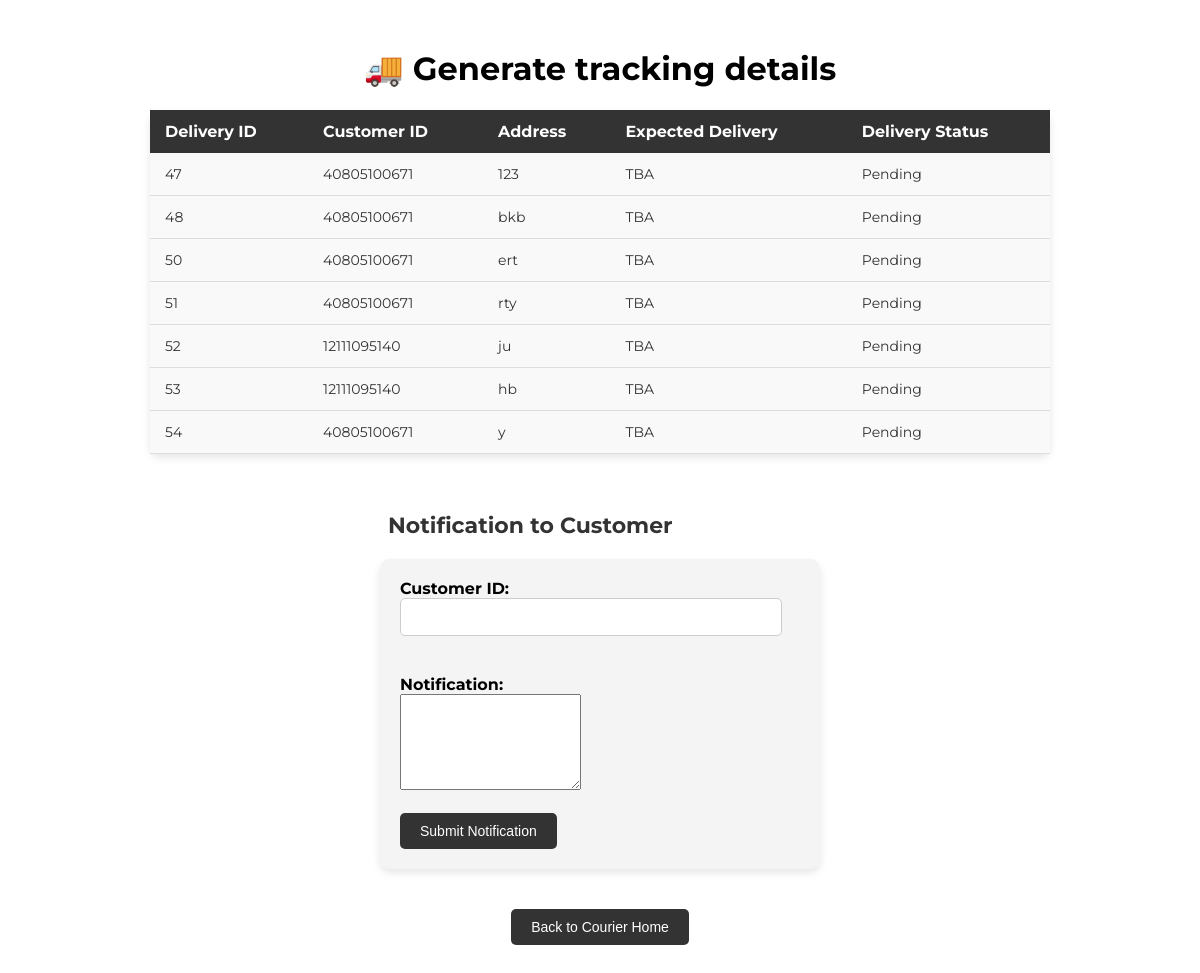
The page /gtracking on the database as committed earlier.
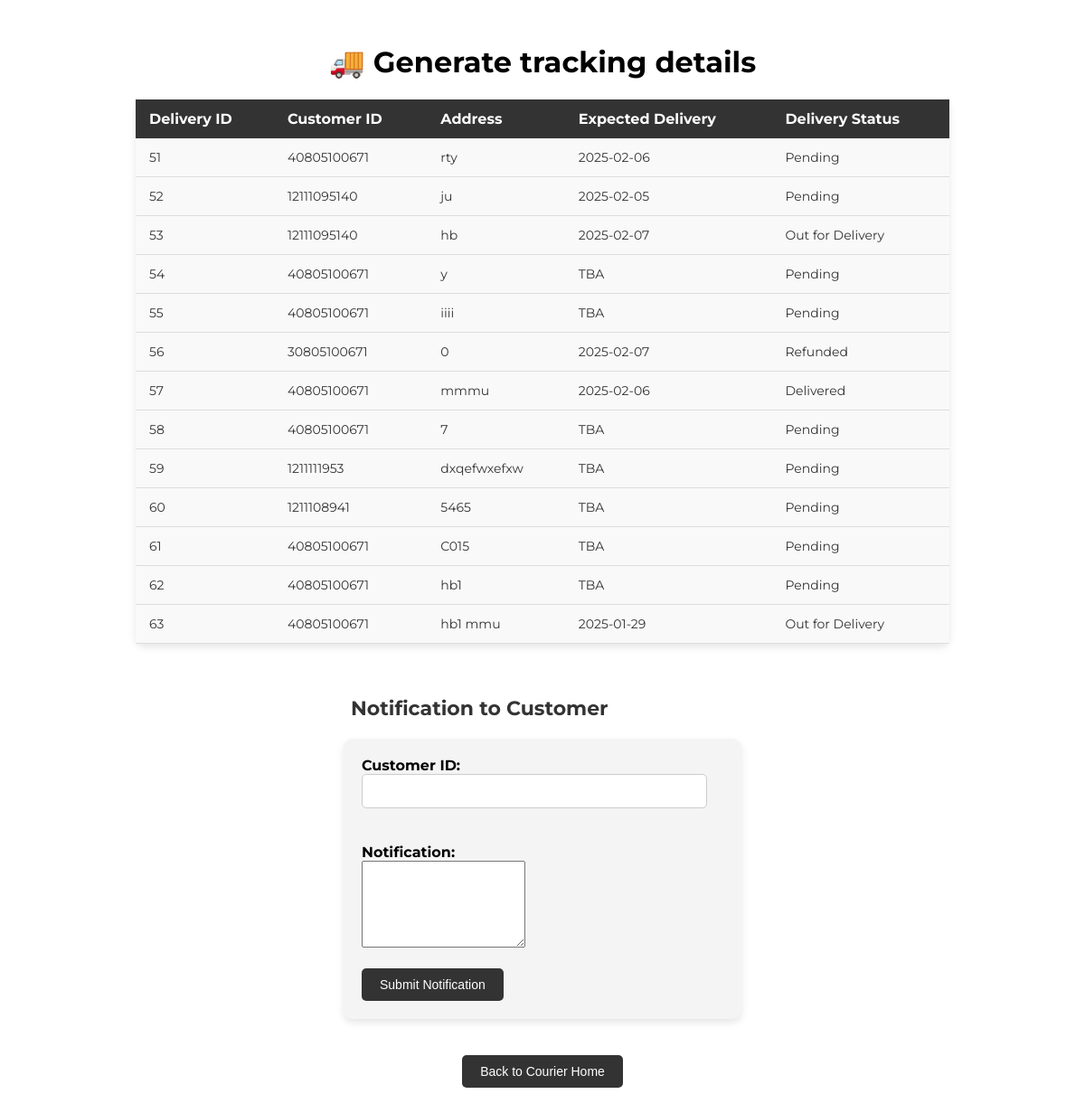
The same page on the database as committed later.
### main.py (models this page shows)
class Delivery(db.Model):
    id = db.Column(db.Integer, primary_key=True)
    customer_id = db.Column(db.Integer, db.ForeignKey('customer.id'), nullable=False)  # Link to customer
    delivery_status = db.Column(db.String(50), default="Pending")
    expected_delivery_date = db.Column(db.String(50), nullable=False)
    address = db.Column(db.String(255), nullable=False)
    customer = db.relationship('customer', backref=db.backref('deliveries', lazy=True))

### main.py (the view)
@tandtweb.route('/gtracking', methods=['GET', 'POST'])
def gtracking():
    if request.method == 'POST':
        content = request.form.get('content')
        customer_id = request.form.get('customer_id')
        new_noti = Notification(customer_id=customer_id, content=content)
        db.session.add(new_noti)
        db.session.commit()
    delivery_list = Delivery.query.all()
    return render_template('gtracking.html', delivery_list=delivery_list)

### templates/gtracking.html (shortened to what this page needs)
<!DOCTYPE html>
<html lang="en">
<head>
    <link rel="stylesheet" href="/static/gtracking.css">
</head>
<body>
    <h1>🚚 Generate tracking details</h1>
    <table>
        <thead>
            <tr>
                <th>Delivery ID</th>
                <th>Customer ID</th>
                <th>Address</th>
                <th>Expected Delivery</th>
                <th>Delivery Status</th>
            </tr>
        </thead>
        <tbody>
            {% for delivery in delivery_list %}
            <tr>
                <td>{{ delivery.id }}</td>
                <td>{{ delivery.customer_id }}</td>
                <td>{{ delivery.address }}</td>
                <td>{{ delivery.expected_delivery_date }}</td>
                <td>{{ delivery.delivery_status }}</td>
            </tr>
            {% endfor %}
        </tbody>
    </table>
    <div class="main-container">
        <h2>  Notification to Customer</h2>
        <form action="/gtracking" method="post">
            <label for="customer_id">Customer ID:</label>
            <input name="customer_id" id="customer_id" required><br><br>
            <label for="content">Notification:</label><br>
            <textarea name="content" id="content" rows="6" required></textarea><br><br>
            <button type="submit">Submit Notification</button>
        </form>
    </div>
    <button type="button" onclick="window.location.href='/courierhome'">Back to Courier Home</button>
</body>
</html>

### static/gtracking.css (style rules this page uses)
body { font-family: 'Montserrat', sans-serif; background-color: #ffffff; display: flex; flex-direction: column; align-items: center; height: auto; padding: 20px; }
h2 { font-size: 22px; font-weight: bold; margin-bottom: 20px; color: #333; width: 53%; }
table { width: 100%; max-width: 900px; border-collapse: collapse; margin-bottom: 40px; background-color: #fff; box-shadow: 0 4px 8px rgba(0, 0, 0, 0.1); border-radius: 10px; }
th, td { padding: 12px 15px; text-align: left; }
th { background-color: #333; color: white; font-weight: bold; }
td { background-color: #f9f9f9; color: #333; font-size: 14px; border-bottom: 1px solid #ddd; }
.main-container { display: flex; flex-direction: column; align-items: center; width: 100%; max-width: 800px; margin-bottom: 40px; }
form { background-color: #f4f4f4; padding: 20px; width: 100%; max-width: 400px; border-radius: 10px; box-shadow: 0 4px 8px rgba(0, 0, 0, 0.1); }
form label { font-size: 16px; font-weight: bold; margin-bottom: 5px; }
form input { width: 90%; padding: 10px; margin-bottom: 20px; border-radius: 5px; border: 1px solid #ccc; font-size: 14px; background-color: #ffffff; }
button { background-color: #333; color: white; border: none; padding: 10px 20px; border-radius: 5px; font-size: 14px; cursor: pointer; width: 100%; max-width: fit-content; }

Rows that differ between the two databases and show on the page:
removed Delivery: id "47", customer_id "40805100671", address "123", expected_delivery_date "TBA", delivery_status "Pending"
removed Delivery: id "48", customer_id "40805100671", address "bkb", expected_delivery_date "TBA", delivery_status "Pending"
removed Delivery: id "50", customer_id "40805100671", address "ert", expected_delivery_date "TBA", delivery_status "Pending"
changed Delivery "rty": expected_delivery_date "TBA" → "2025-02-06"
changed Delivery "ju": expected_delivery_date "TBA" → "2025-02-05"
changed Delivery "hb": expected_delivery_date "TBA" → "2025-02-07"; delivery_status "Pending" → "Out for Delivery"
added Delivery: id "55", customer_id "40805100671", address "iiii", expected_delivery_date "TBA", delivery_status "Pending"
added Delivery: id "56", customer_id "30805100671", address "0", expected_delivery_date "2025-02-07", delivery_status "Refunded"
added Delivery: id "57", customer_id "40805100671", address "mmmu", expected_delivery_date "2025-02-06", delivery_status "Delivered"
added Delivery: id "58", customer_id "40805100671", address "7", expected_delivery_date "TBA", delivery_status "Pending"
added Delivery: id "59", customer_id "1211111953", address "dxqefwxefxw", expected_delivery_date "TBA", delivery_status "Pending"
added Delivery: id "60", customer_id "1211108941", address "5465", expected_delivery_date "TBA", delivery_status "Pending"
added Delivery: id "61", customer_id "40805100671", address "C015", expected_delivery_date "TBA", delivery_status "Pending"
added Delivery: id "62", customer_id "40805100671", address "hb1", expected_delivery_date "TBA", delivery_status "Pending"
added Delivery: id "63", customer_id "40805100671", address "hb1 mmu", expected_delivery_date "2025-01-29", delivery_status "Out for Delivery"
